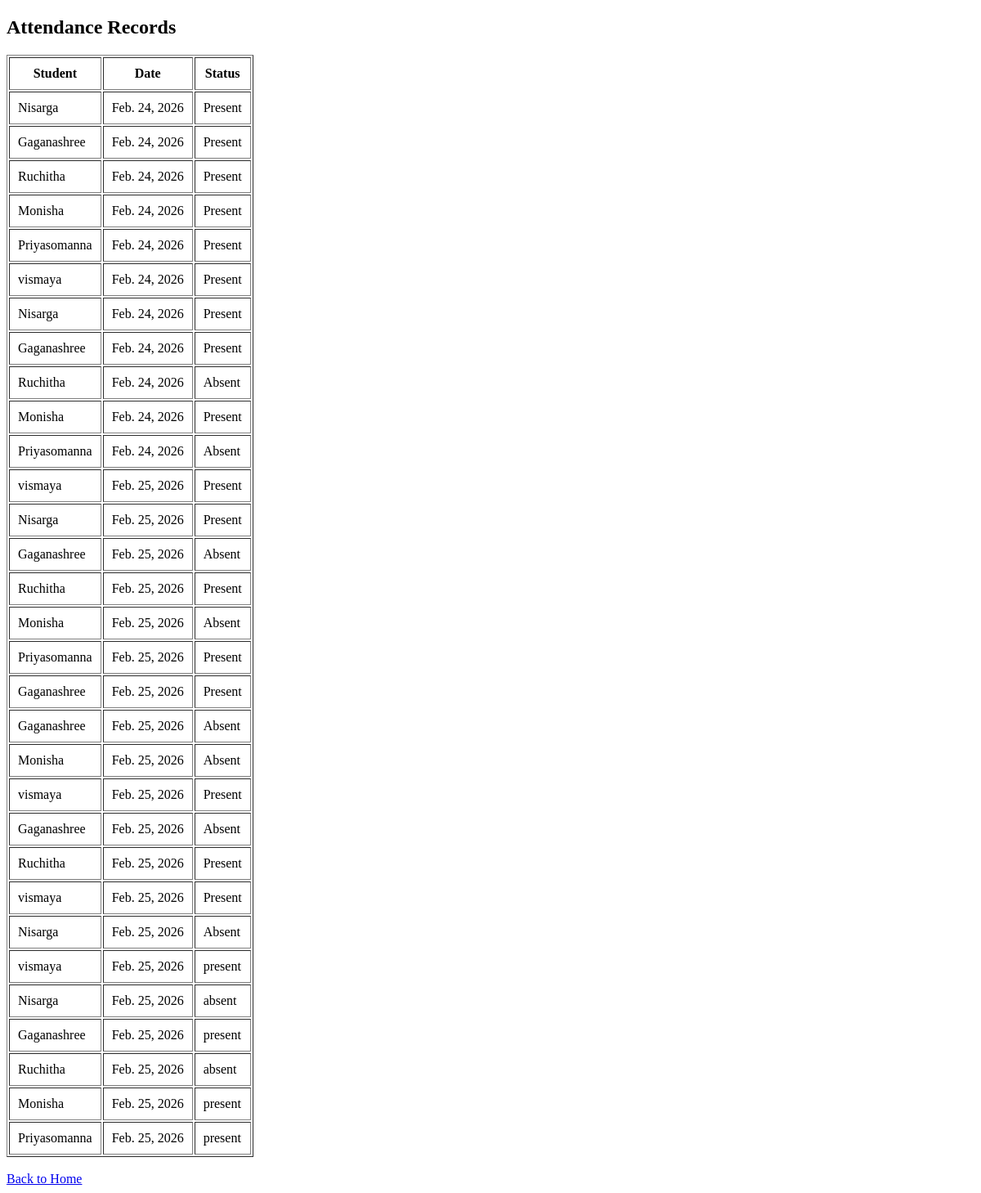
Page /records/ on the earlier database version.
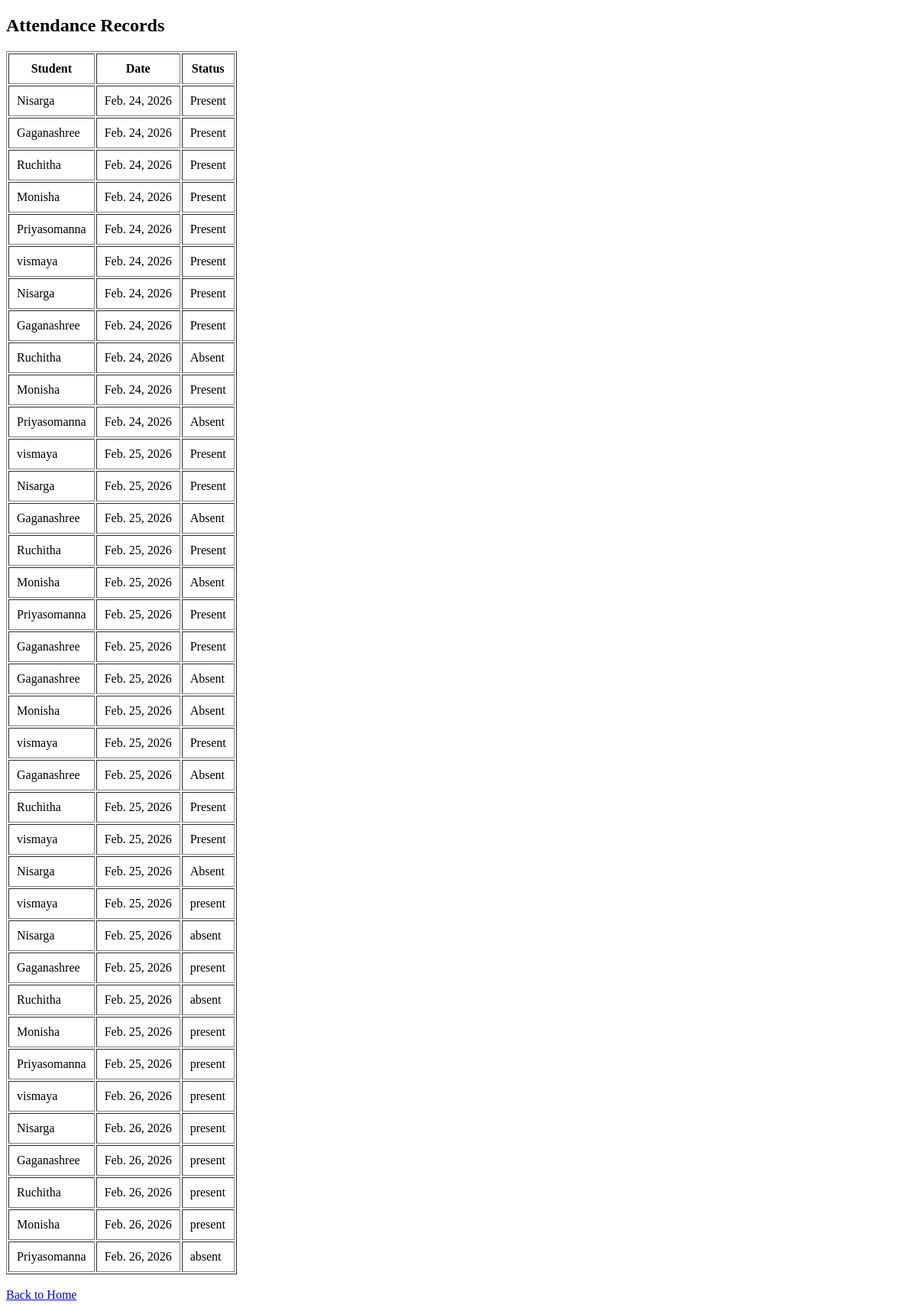
Same page on the later database version.
### attendance/models.py (models this page shows, shortened)
class Attendance(models.Model):
    student = models.ForeignKey(Student, on_delete=models.CASCADE)
    date = models.DateField()
    status = models.CharField(max_length=20)

class Student(models.Model):
    name = models.CharField(max_length=100)
    roll_no = models.CharField(max_length=20, unique=True)
    class_name = models.CharField(max_length=50)

### attendance/views.py (the view)
# urls.py: path('records/', views.view_attendance, name='records'),
def view_attendance(request):
    records = Attendance.objects.all()
    return render(request, 'attendance_list.html', {'records': records})

### attendance/templates/attendance_list.html (shortened to what this page needs)
<!DOCTYPE html>
<html>
<head>
</head>
<body>
<h2>Attendance Records</h2>
<table border="1" cellpadding="10">
<tr>
    <th>Student</th>
    <th>Date</th>
    <th>Status</th>
</tr>
{% for rec in records %}
<tr>
    <td>{{ rec.student.name }}</td>
    <td>{{ rec.date }}</td>
    <td>{{ rec.status }}</td>
</tr>
{% endfor %}
</table>
<br>
<a href="/">Back to Home</a>
</body>
</html>

Differences in the rows shown:
added Attendance: student.name "vismaya", date "Feb. 26, 2026", status "present"
added Attendance: student.name "Nisarga", date "Feb. 26, 2026", status "present"
added Attendance: student.name "Gaganashree", date "Feb. 26, 2026", status "present"
added Attendance: student.name "Ruchitha", date "Feb. 26, 2026", status "present"
added Attendance: student.name "Monisha", date "Feb. 26, 2026", status "present"
added Attendance: student.name "Priyasomanna", date "Feb. 26, 2026", status "absent"
